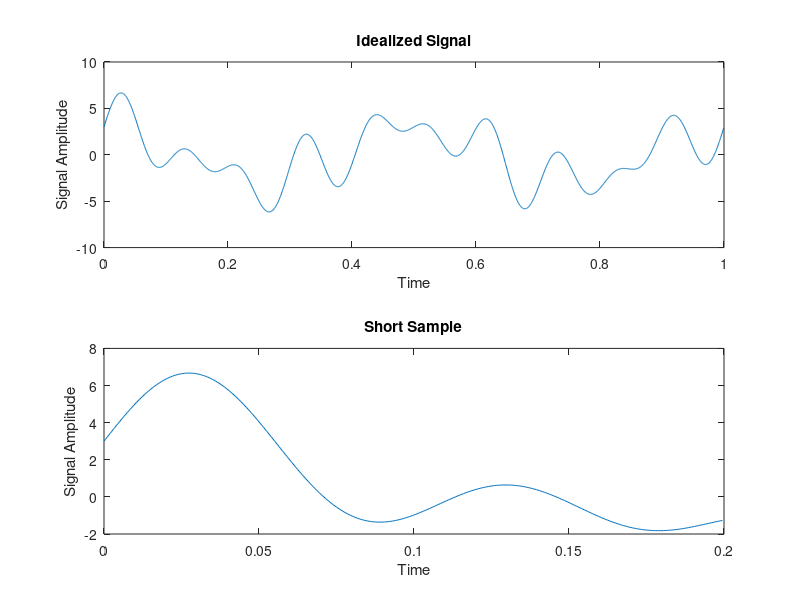

Here is the MATLAB script that generated this plot: (Note: this script raises an error after producing the figure.)
%Compressed Sensing
%AMATH 582 Final Project
%J. Kasper, C. Houferak, J. Radler, S. Sun

%% Step 1: Known Signal
clc;
clear;
N = 2000; %total time length (ENTIRE signal)
t2 = linspace(0,1,N+1); t=t2(1:N);

S = 2*sin(10*t*(2*pi))+2*sin(7*t*(2*pi))+3*cos(2*t*(2*pi)); %idealized signal

n=400; %number of points to sample
samp = S(1:n)';

figure(1)
subplot(2,1,1)
plot(t,S)
xlabel('Time')
ylabel('Signal Amplitude')
title('Idealized Signal')

subplot(2,1,2)
plot(t(1:n),samp)
xlabel('Time')
ylabel('Signal Amplitude')
title('Short Sample')

deltaOmega = t(N)-t(1); %frequency difference

%generate Discrete Sine matrix
for j = 1:n
    for k = 1:N
        F(j,k) = (2/pi)*deltaOmega*sin(j*t(k));
    end
end

% % generate Discrete Cosine matrix
% for j = 1:n
%     for k = 1:N
%         F(j,k) = (2/pi)*deltaOmega*cos(j*t(k));
%     end
% end

%solve the equation F*x = samp
sigma = 0.05;
opts = spgSetParms('verbosity',0);         % Turn off the SPGL1 log output
x = spg_bpdn(F, samp, sigma, opts);

%check if the error is small
norm(samp-F*x)

%reconstruct the signal from CS coefficients
csSignal = zeros(size(t));
for i = 1:N
    csSignal = csSignal + sin(deltaOmega*t*i)*x(i);
end

figure(2)
plot(t,csSignal)
xlabel('Time')
ylabel('Signal Amplitude')
title('Compressed Sensing Signal')


x = x/max(abs(x)); %normalize

St2 = abs(fftshift(fft(S)));
St = St2(N/2+1:N)/max(St2); %take the last half (positive frequencies)

sampt2 = abs(fftshift(fft(samp)));
sampt = sampt2(n/2:n)/max(sampt2);

%frequency domain for CS signal
for i = 1:length(t)
    freq(i) = i/(2*pi);
end

%frequency domain for entire signal
for i = 1:length(St)
    freq2(i) = i-1;
end

%frequency domain for Fourier transformed sample
for i = 1:length(sampt)
    freq3(i) = (N/n)*(i-1);
end


figure(3)
hold on
subplot(3,1,1), plot(freq2,St);
title('Ideal Frequency Spectrum')
xlabel('Frequency (Hz)')
ylabel('Normalized Intensity')
axis([0 100 -.2 1])
subplot(3,1,2), plot(freq,x)
title('Compressed Sensing Frequency Spectrum')
xlabel('Frequency (Hz)')
ylabel('Normalized Intensity')
axis([0 100 -.2 1])
subplot(3,1,3), plot(freq3,sampt)
title('Fourier Transform Frequency Spectrum')
xlabel('Frequency (Hz)')
ylabel('Normalized Intensity')
axis([0 100 -.2 1])
hold off

%% Step 2:
